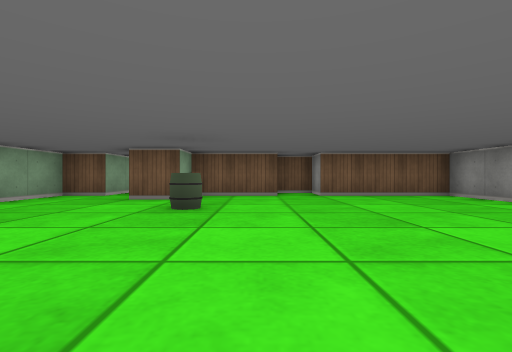
[1] (above)

12 first-person views from a walk through a cub3D level. The camera is about half as high as the walls, looks level and sees 85° across. The floor is counted in squares. Each view is taken from the middle of a square. On the plan, view 1 faces up. The plan holds only what a view shows up to about 9 squares ahead; the rest is blank.

[2]
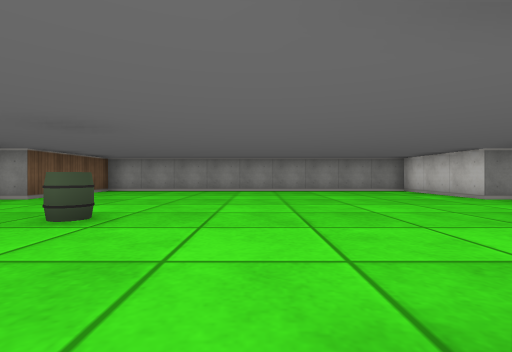

[3]
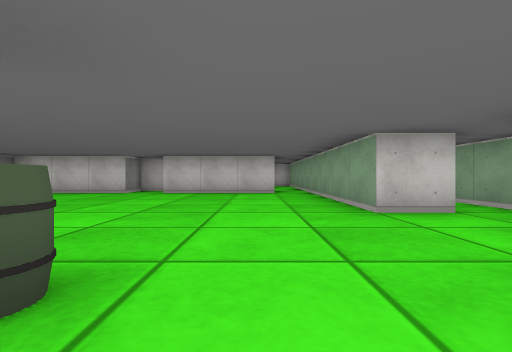

[4]
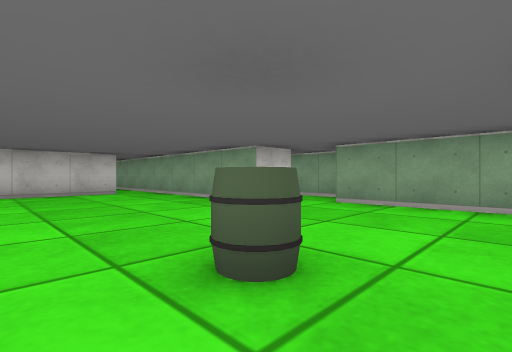

[5]
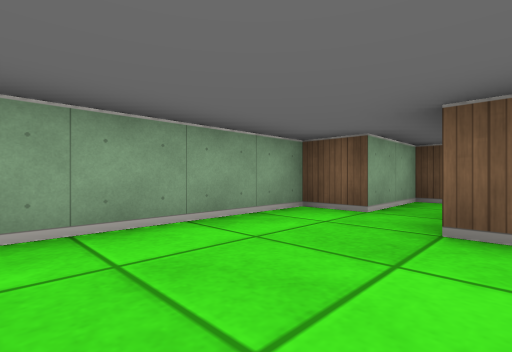

[6]
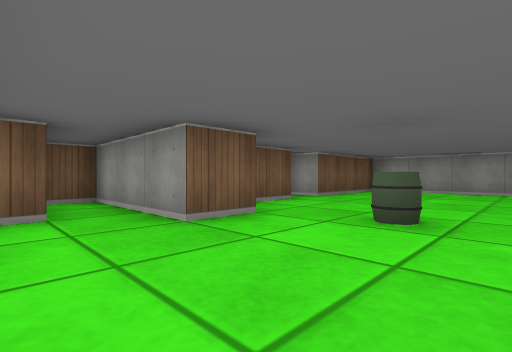

[7]
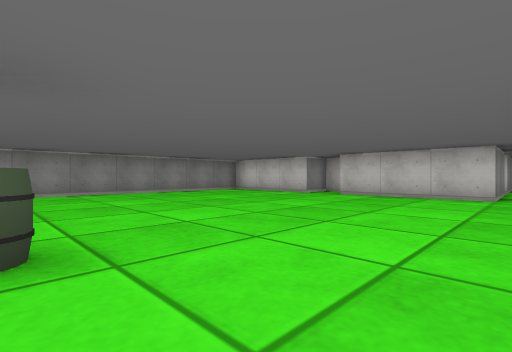

[8]
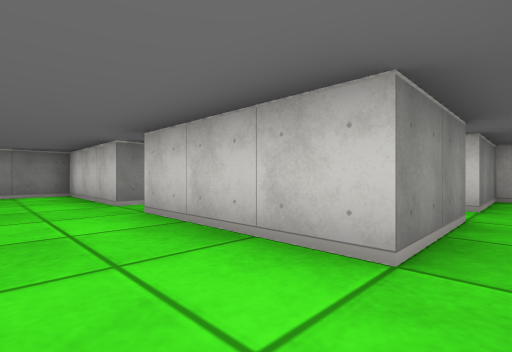

[9]
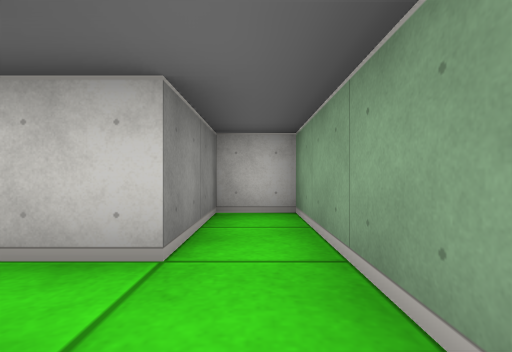

[10]
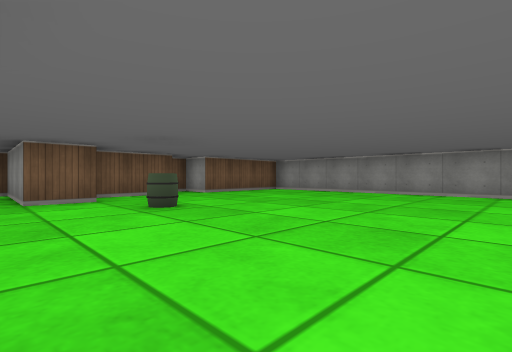

[11]
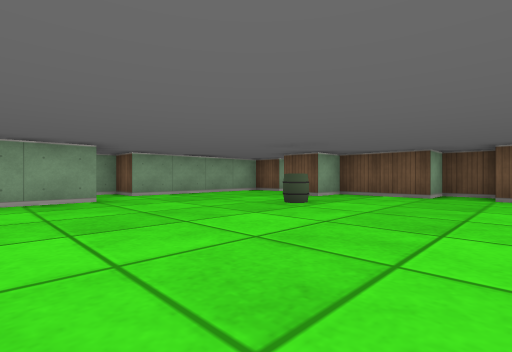

[12]
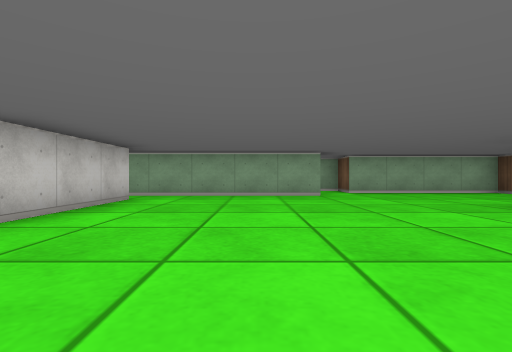

### Floor plan
Ten units are one square. View 1 is at (0, 0); x grows to the right and y downward. Boxes are objects, and circles mark ways between rooms. Rooms are numbered by the first view taken in them; rooms with no view inside come last. Other rooms are left out.
<svg viewBox="-60 -90 110 170">
<path fill="none" stroke="#000" d="M-35 -15 -35 25M-25 25 5 25M8 35 15 35 15 25 45 25 45 -65 15 -65 15 -75 5 -75 5 -65 -15 -65 -15 -55 -25 -55 -25 -85 -35 -85 -35 -65 -45 -65 -45 -25M-45 -15 -35 -15M-45 -25 -55 -25 -55 0M-25 45 -25 25M-35 25 -35 75 -25 75 -25 55 -16 55"/>
<rect x="-15" y="-45" width="10" height="10" fill="#bbb"><title>barrel</title></rect>
<circle cx="-40" cy="-20" r="3" fill="#2a7"/>
<circle cx="-30" cy="35" r="3" fill="#2a7"/>
<text x="0" y="-20">1</text>
<text x="-50" y="-10">2</text>
<text x="-20" y="50">3</text>
</svg>
Room 1 opens to room 2. Room 1 opens to room 3.

Where each view was taken, in squares from view 1:
view 1: 0 up, 0 right, facing up
view 2: 2 up, 4 left, facing right
view 3: 5 up, 2 left, facing down
view 4: 5 up, 0 right, facing down-left
view 5: 3 up, 2 left, facing up-left
view 6: 3 up, 4 left, facing up-right
view 7: 4 up, 3 left, facing down-right
view 8: 1 down, 3 left, facing down-right
view 9: 4 down, 3 left, facing down
view 10: 0 up, 3 left, facing up-right
view 11: 0 up, 2 right, facing up-left
view 12: 0 up, 3 right, facing left
